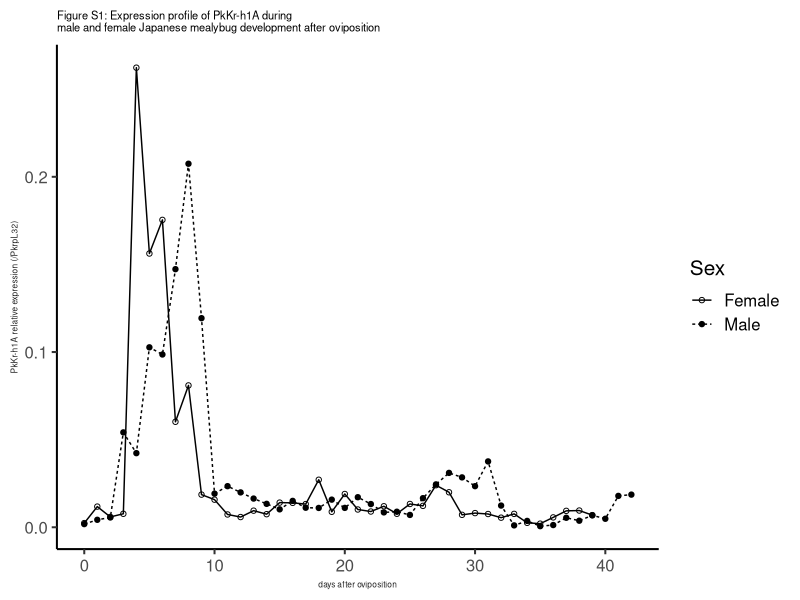
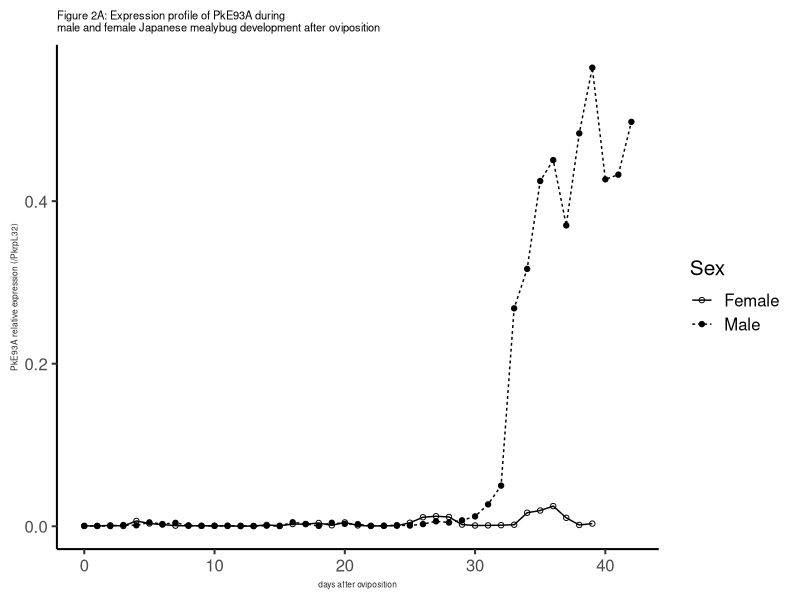
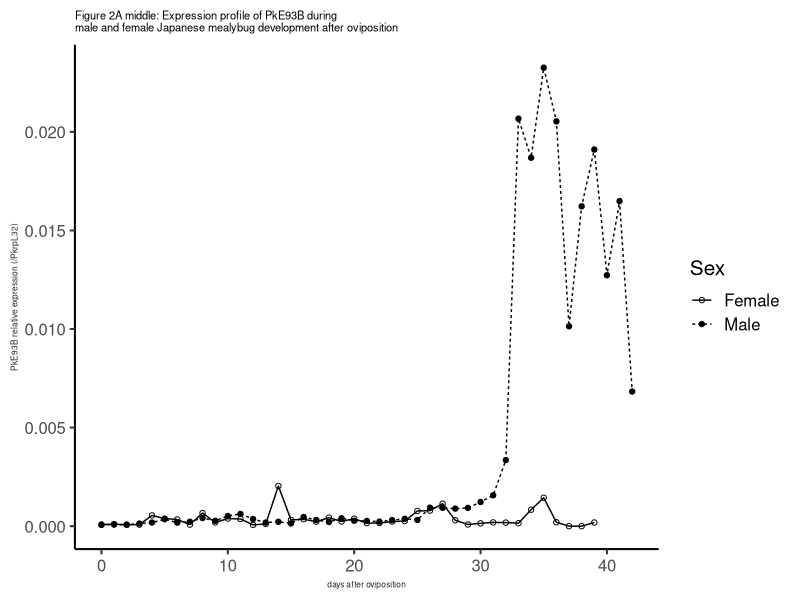
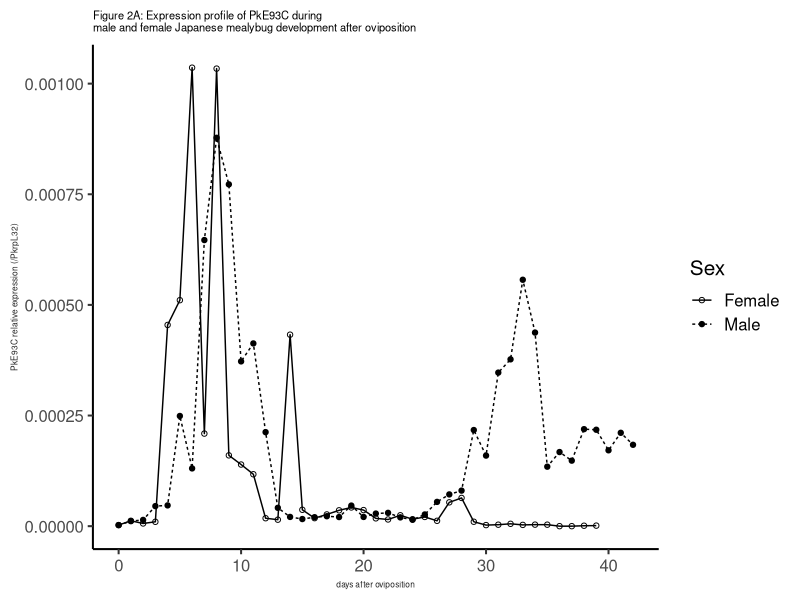
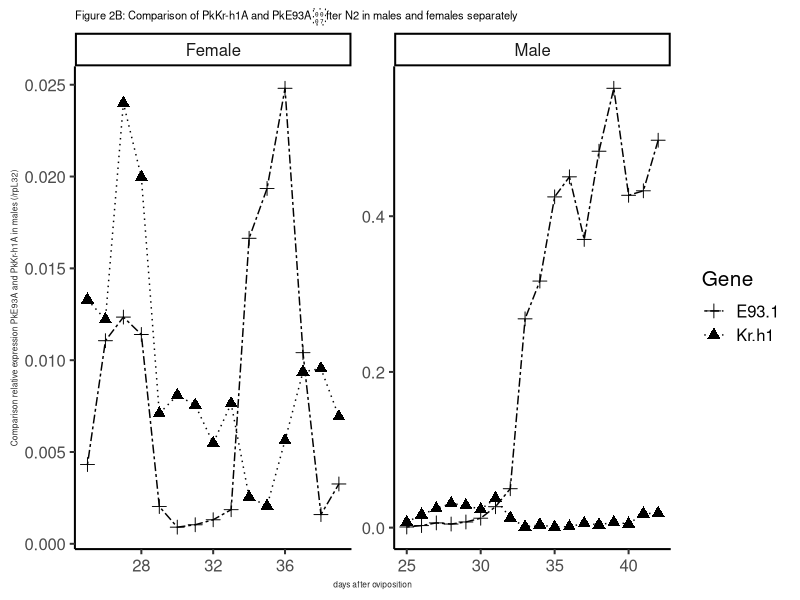
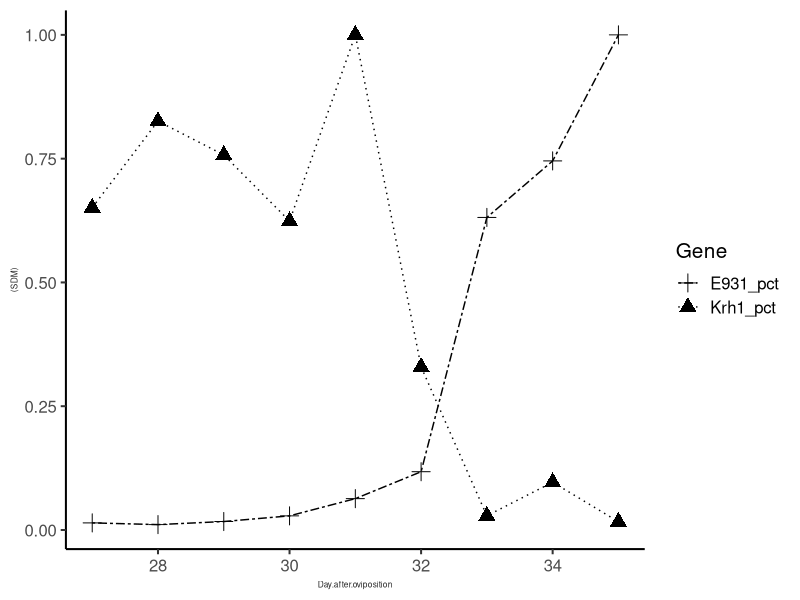
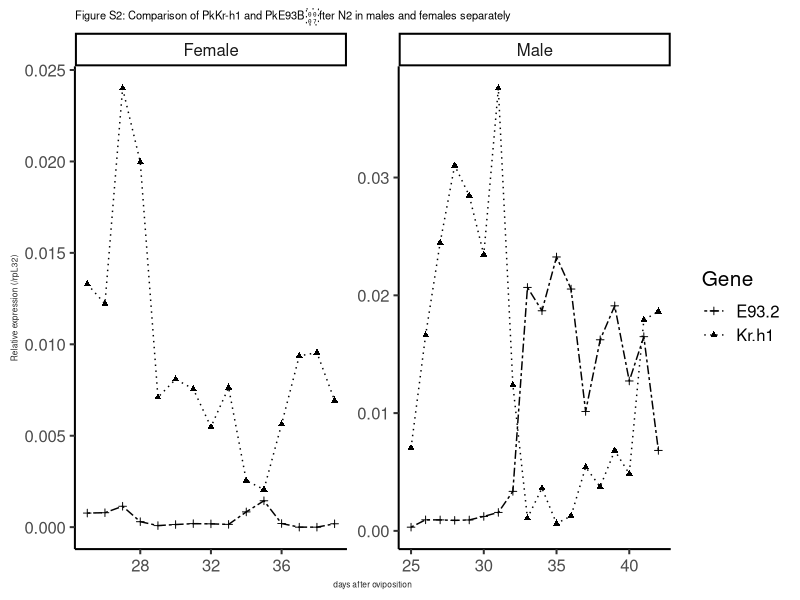
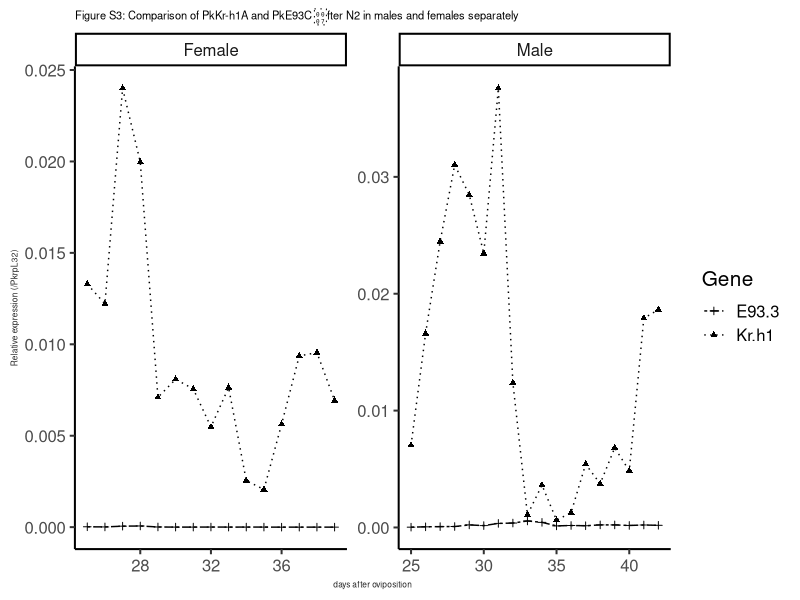

Write the R code that produced these figures, in order. (Note: this script raises an error after producing the figures.)
## ---- chunk 1
#if packages not installed
library(ggplot2)
library(plyr)
library(tidyr)
## ---- chunk 2
#loading file expression profile
de<-read.csv(file="sample2profile-Krh1E93.csv",header = TRUE)
names(de)
## ---- chunk 3
##PkKr-h1A expression profile (Figure S1)
FigS1<-ggplot(de,aes(x=Day.after.oviposition, y=de$Kr.h1/de$rpL32, fill=Sex)) + 
  geom_point(aes(shape=Sex)) + 
  geom_line(aes(linetype=Sex))+
  scale_shape_manual(values=c(1, 19))+ #shape of dots
  theme(panel.grid.major = element_blank(), panel.grid.minor = element_blank(), panel.background = element_blank(), axis.line = element_line(colour = "black"))+
  ylab("PkKr-h1A relative expression (/PkrpL32)") +xlab("days after oviposition") +
  theme_classic(15) + 
  ggtitle("Figure S1: Expression profile of PkKr-h1A during\nmale and female Japanese mealybug development after oviposition")+
  theme(axis.title.x = element_text(colour = "#242424",size=6), plot.title = element_text(size=8),axis.title.y = element_text(colour = "#242424",size=6))
FigS1
## ---- chunk 4
##PkE93A expression profile (Figure 2A)
Fig2a1<-ggplot(de,aes(x=Day.after.oviposition, y=de$E93.1/de$rpL32, fill=Sex)) + 
  geom_point(aes(shape=Sex)) + 
  geom_line(aes(linetype=Sex) )+
  scale_shape_manual(values=c(1, 19))+
  theme(panel.grid.major = element_blank(), panel.grid.minor = element_blank(), panel.background = element_blank(), axis.line = element_line(colour = "black"))+
  ylab("PkE93A relative expression (/PkrpL32)") +xlab("days after oviposition") +
  theme_classic(15) + 
  ggtitle("Figure 2A: Expression profile of PkE93A during\nmale and female Japanese mealybug development after oviposition")+
  theme(axis.title.x = element_text(colour = "#242424",size=6), plot.title = element_text(size=8),axis.title.y = element_text(colour = "#242424",size=6))

Fig2a1
## ---- chunk 5
##PkE93B expression profile (Figure S2)
Fig2a2<-ggplot(de,aes(x=Day.after.oviposition, y=de$E93.2/de$rpL32, fill=Sex)) + 
  geom_point(aes(shape=Sex)) + 
  geom_line(aes(linetype=Sex) )+
  scale_shape_manual(values=c(1, 19))+
  theme(panel.grid.major = element_blank(), panel.grid.minor = element_blank(), panel.background = element_blank(), axis.line = element_line(colour = "black"))+
  ylab("PkE93B relative expression (/PkrpL32)") +xlab("days after oviposition") +
  theme_classic(15) + 
  ggtitle("Figure 2A middle: Expression profile of PkE93B during\nmale and female Japanese mealybug development after oviposition")+
  theme(axis.title.x = element_text(colour = "#242424",size=6), plot.title = element_text(size=8),axis.title.y = element_text(colour = "#242424",size=6))

Fig2a2
## ---- chunk 6
#PkE93C expression profile (Figure 2A)
Fig2a3<-ggplot(de,aes(x=Day.after.oviposition, y=de$E93.3/de$rpL32, fill=Sex)) + 
  geom_point(aes(shape=Sex)) + 
  geom_line(aes(linetype=Sex) )+
  scale_shape_manual(values=c(1, 19))+
  theme(panel.grid.major = element_blank(), panel.grid.minor = element_blank(), panel.background = element_blank(), axis.line = element_line(colour = "black"))+
  ylab("PkE93C relative expression (/PkrpL32)") +xlab("days after oviposition") +
  theme_classic(15) + 
  ggtitle("Figure 2A: Expression profile of PkE93C during\nmale and female Japanese mealybug development after oviposition")+
  theme(axis.title.x = element_text(colour = "#242424",size=6), plot.title = element_text(size=8),axis.title.y = element_text(colour = "#242424",size=6))

Fig2a3
## ---- chunk 7
head(de)
degather<-gather(de,Gene,SDM,7:10)
head(degather)
desub<-subset(degather, Gene=="Kr.h1"|Gene=="E93.1") #subset two genes
desub<-subset(desub, Day.after.oviposition >= 25) #just after N2

#with both male and female data 
Fig2B<-ggplot(desub,aes(x=Day.after.oviposition, y=(SDM/rpL32), fill=Gene)) + 
  geom_point(aes(shape=Gene), size=3) + 
  geom_line(aes(linetype=Gene) )+
  facet_wrap(~Sex, scales="free",nrow=1) +
  scale_shape_manual(values=c(3, 17))+
  scale_linetype_manual(values=c("twodash", "dotted"))+
  theme(panel.grid.major = element_blank(), panel.grid.minor = element_blank(), panel.background = element_blank(), axis.line = element_line(colour = "black"))+
ylab("Comparison relative expression PkE93A and PkKr-h1A in males (/rpL32)") +xlab("days after oviposition") +
  theme_classic(15) + 
  ggtitle("Figure 2B: Comparison of PkKr-h1A and PkE93A\after N2 in males and females separately")+
 theme(axis.title.x = element_text(colour = "#242424",size=6), plot.title = element_text(size=8),axis.title.y = element_text(colour = "#242424",size=6))

Fig2B
## ---- chunk 8
#Fig 2B relative expression of PkE93A and PkKr-h1A in 100%
maleprepupa<-subset(de,de$Sex=="Male" & de$Day.after.oviposition >=27 &de$Day.after.oviposition <=35)

maleprepupa$E931_pct<-(maleprepupa$E93.1/maleprepupa$rpL32)/max(maleprepupa$E93.1/maleprepupa$rpL32)
maleprepupa$Krh1_pct<-(maleprepupa$Kr.h1/maleprepupa$rpL32)/max(maleprepupa$Kr.h1/maleprepupa$rpL32)

maleprepupagather<-gather(maleprepupa,Gene,SDM,7:12)

maleprepupa_pct<-subset(maleprepupagather, maleprepupagather$Gene=="E931_pct" |maleprepupagather$Gene=="Krh1_pct")

Fig2Bmale<-ggplot(maleprepupa_pct,aes(x=Day.after.oviposition, y=(SDM), fill=Gene)) + 
  geom_point(aes(shape=Gene), size=4) + 
  geom_line(aes(linetype=Gene) )+
  #facet_wrap(~Sex, scales="free",nrow=1) +
  scale_shape_manual(values=c(3, 17))+
  scale_linetype_manual(values=c("twodash", "dotted"))+
  theme(panel.grid.major = element_blank(), panel.grid.minor = element_blank(), panel.background = element_blank(), axis.line = element_line(colour = "black"))+
#ylab("Comparison relative expression PkE93A and PkKr-h1A in males (/rpL32)") +xlab("days after oviposition") +
  theme_classic(15) + 
  #ggtitle("Figure 2B: Comparison of PkKr-h1A and PkE93A\after N2 in males and females separately")+
 theme(axis.title.x = element_text(colour = "#242424",size=6), plot.title = element_text(size=8),axis.title.y = element_text(colour = "#242424",size=6))


Fig2Bmale

## ---- chunk 9
#PkKr-h1 and PkE93B (Figure S2)
desub2<-subset(degather, Gene=="Kr.h1"|Gene=="E93.2") #subset two genes
desub2<-subset(desub2, Day.after.oviposition >= 25) #just after N2
#with both male and female data
FigS2<-ggplot(desub2,aes(x=Day.after.oviposition, y=(SDM/rpL32), fill=Gene)) + 
  geom_point(aes(shape=Gene)) + 
  geom_line(aes(linetype=Gene) )+
  facet_wrap(~Sex, scales="free",nrow=1) +
  scale_shape_manual(values=c(3, 17))+
  scale_linetype_manual(values=c("twodash", "dotted"))+
  theme(panel.grid.major = element_blank(), panel.grid.minor = element_blank(), panel.background = element_blank(), axis.line = element_line(colour = "black"))+
ylab("Relative expression (/rpL32)") +xlab("days after oviposition") +
    ggtitle("Figure S2: Comparison of PkKr-h1 and PkE93B\after N2 in males and females separately")+
  theme_classic(15) + 
  theme(axis.title.x = element_text(colour = "#242424",size=6), plot.title = element_text(size=8),axis.title.y = element_text(colour = "#242424",size=6))
FigS2
## ---- chunk 10
#Kr-h1 and E93-3 (Figure S3)
desub3<-subset(degather, Gene=="Kr.h1"|Gene=="E93.3") #subset two genes
desub3<-subset(desub3, Day.after.oviposition >= 25) #just after N2

#with both male and female data
FigS3<-ggplot(desub3,aes(x=Day.after.oviposition, y=(SDM/rpL32), fill=Gene)) + 
  geom_point(aes(shape=Gene)) + 
  geom_line(aes(linetype=Gene) )+
  facet_wrap(~Sex, scales="free",nrow=1) +
  scale_shape_manual(values=c(3, 17))+
  scale_linetype_manual(values=c("twodash", "dotted"))+
  theme(panel.grid.major = element_blank(), panel.grid.minor = element_blank(), panel.background = element_blank(), axis.line = element_line(colour = "black"))+
ylab("Relative expression (/PkrpL32)") +xlab("days after oviposition") +
  theme_classic(15) +
     ggtitle("Figure S3: Comparison of PkKr-h1A and PkE93C\after N2 in males and females separately")+
  theme(axis.title.x = element_text(colour = "#242424",size=6), plot.title = element_text(size=8),axis.title.y = element_text(colour = "#242424",size=6))
FigS3
## ---- chunk 11
#loading file JHM treatment
#females

dtf<-read.csv(file="E93-Pyr-N3D0.csv",header = TRUE)
names(dtf)
head(dtf)
dtf<-gather(dtf,Gene,SDM,10:14)
head(dtf)
dtf<-subset(dtf, Gene=="Kr.h1" | Gene=="PkE93.1"| Gene=="PkE93.2"| Gene=="PkE93.3")
dtf$Gene
dtf$DAT
## ---- chunk 12
#males
dtm<-read.csv(file="E93-Pyr-male.csv",header = TRUE)
names(dtm)
head(dtm)
dtm<-subset(dtm, Gene=="Kr-h1" | Gene=="PkE93-1"| Gene=="PkE93-2"| Gene=="PkE93-3")
dtm$Gene
dtm$DayL
## ---- chunk 13
#female data
head(dtf)
rpl32f<-ggplot(dtf)+
geom_boxplot(aes(y=dtf$rpL32, x=dtf$Treatment))
rpl32f

#male data
head(dtm)
rpl32m<-ggplot(dtm)+
geom_boxplot(aes(y=dtm$SDM.rpL32, x=dtm$treatment))
rpl32m

## ---- chunk 14
#Fig 3A: male normalized data by PkrpL32 transformed by log 10
boxplot3A<-ggplot(dtm,aes(x=DayL,y=log10(SDM.Gene/SDM.rpL32))) + 
  geom_boxplot(aes(fill=treatment),width=0.5, size=0.2, outlier.shape=NA) + 
  geom_jitter(aes(color=treatment),position=position_jitterdodge(dodge.width=0.6),alpha=0.5,size=0.6) +
  facet_wrap(~Gene,scales="free",nrow=2) + 
  theme_classic(base_size = 12) +
  ggtitle("Figure 3A: Effect of JHM treatment on PkKr-h1A\and PkE93 expression in males transformed by log 10")+
  scale_fill_manual(name="", # Legend label, use darker colors
                  breaks=c("Control", "Mimic"),
                  labels=c("CT","5 mM"),
                  values=c("white", "grey")) +
  theme(strip.background=element_rect(fill="black")) +
  theme(strip.text=element_text(color="white",face="bold"))
  
  boxplot3A

## ---- chunk 15
#Fig 3B: females absolute values normalized by rpL32 and transformed by log10
dtflogbox <- ggplot(dtf,aes(x=DayL,y=log10(SDM/rpL32))) + 
  geom_boxplot(width=0.5, size=0.2, outlier.size = 0.1, aes(fill=Treatment)) + 
  geom_jitter(aes(color=Treatment),position=position_jitterdodge(dodge.width=0.6),alpha=0.5,size=0.6) +
  facet_wrap(~Gene, scales="free",nrow=2) + 
  theme_classic(base_size = 12) +
  scale_fill_manual(name="", # Legend label, use darker colors
                  breaks=c("Control", "Mimic"),
                  labels=c("CT","20 mM"),
                  values=c("white", "grey")) +
  ggtitle("Figure 3B: Effect of JHM treatment on PkKr-h1A and\ PkE93 expression in females transformed log10")+
  theme(strip.background=element_rect(fill="black"))+ 
  theme(strip.text=element_text(color="white", face="bold"))

dtflogbox
